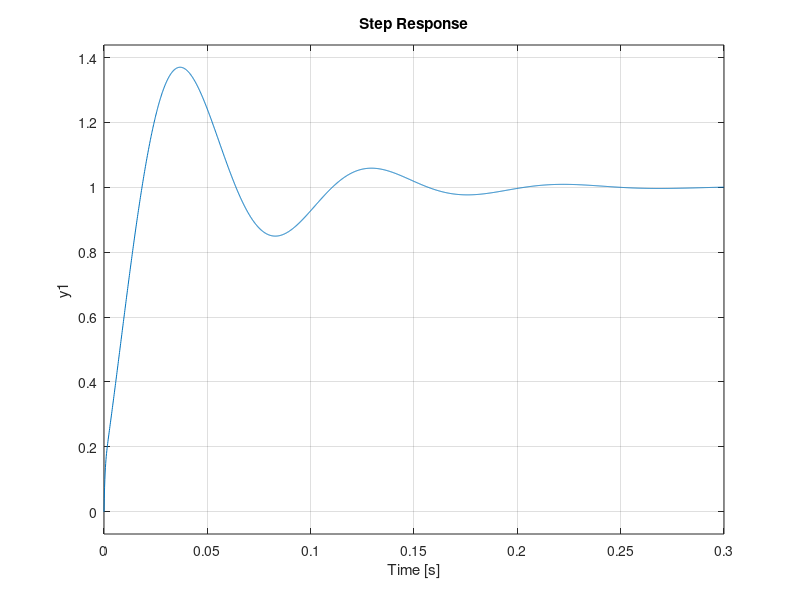

The MATLAB script that drew this image:
clear all, close all

s = tf('s')

F = (4*s^2+1200*s+90000)/(s^3+154*s^2+5600*s+20000);

thetaf = 0.01;
tauf = 0.30;
y_inf = 4.5;

Kf = y_inf/1;

Kp = 1.2*tauf/(Kf*thetaf);
T1 = 2*thetaf
Td = 0.5*thetaf
N = 10;

Rp = Kp*(1+1/(T1*s)+(Td*s)/(1+Td/N*s))

W = feedback(Rp*F, 1)
step(W/dcgain(W))
